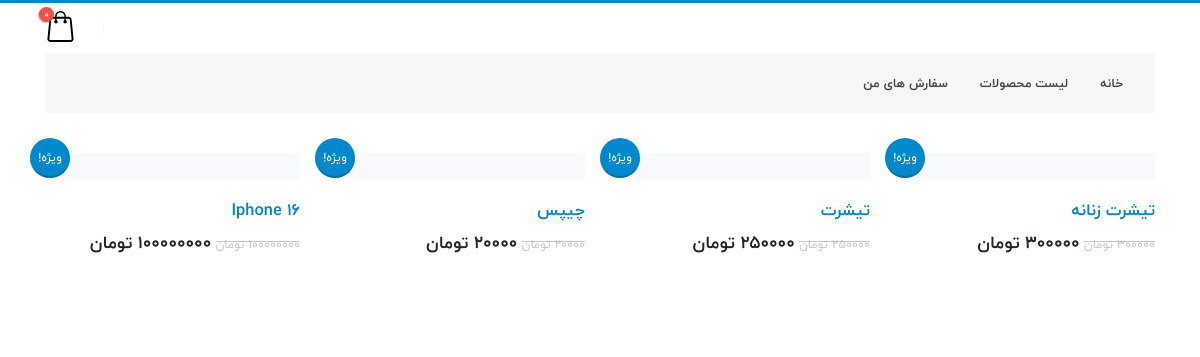
Before: /products/ with the older database file.
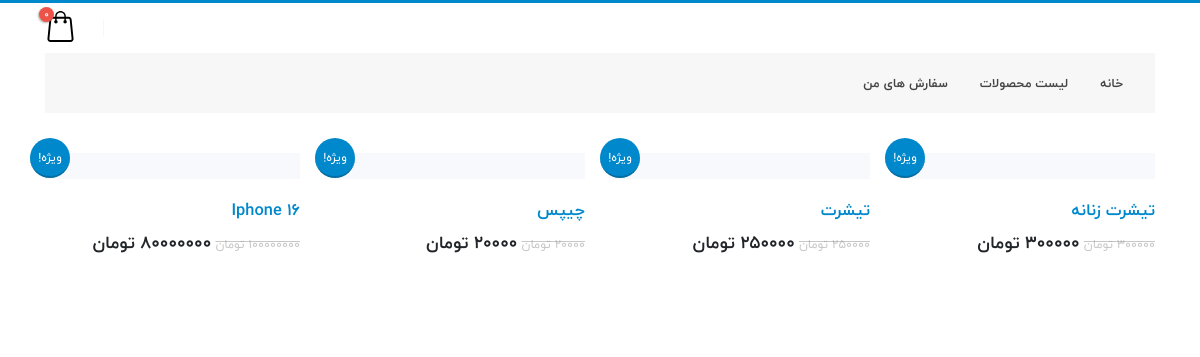
After: the same page with the newer database file.
### store/models.py (models this page shows, shortened)
class Product(models.Model):
    category = models.ForeignKey(Category, related_name='products', on_delete=models.CASCADE, verbose_name='دسته بندی')
    name = models.CharField(max_length=255, verbose_name='نام')
    slug = models.SlugField(max_length=255, verbose_name='اسلاگ')
    description = models.TextField(max_length=1200, verbose_name='توضیحات')
    inventory = models.PositiveIntegerField(default=0, verbose_name='موجودی')
    price = models.PositiveIntegerField(default=0, verbose_name='قیمت')
    weight = models.PositiveIntegerField(default=0, verbose_name='وزن')
    off = models.PositiveIntegerField(default=0, verbose_name='تخفیف')
    new_price = models.PositiveIntegerField(default=0, verbose_name='قیمت پس از تخفیف')
    created = models.DateTimeField(auto_now_add=True, verbose_name='زمان ایجاد')
    updated = models.DateTimeField(auto_now=True, verbose_name='زمان بروزرسانی')
    class Meta:
        ordering = ['-created']
        indexes = [
            models.Index(fields=['id', 'slug']),
            models.Index(fields=['name']),
            models.Index(fields=['-created']),
        ]
        verbose_name = 'محصول'
        verbose_name_plural = 'محصولات'
    def get_absolute_url(self):
        return reverse('store:product_detail', args=[self.id, self.slug])

### store/views.py (the view)
# urls.py: path('products/', views.product_list, name='product_list'),
def product_list(request, category_slug=None):
    category = None
    categories = Category.objects.all()
    products = Product.objects.all()
    if category_slug:
        category = get_object_or_404(Category, slug=category_slug)
        products = products.filter(category=category)
    context = {
        'category': category,
        'products': products,
        'categories': categories,
    }
    return render(request, "store/list.html", context)

### cart/cart.py (called while the page is built)
    def get_total_price(self):
        price = sum(item['price'] * item['quantity'] for item in self.cart.values())
        return price

    def __len__(self):
        return sum(item['quantity'] for item in self.cart.values())

### cart/context_processors.py (called while the page is built)
def cart(request):
    return {'cart': Cart(request)}

### store/models.py (called while the page is built)
    def get_absolute_url(self):
        return reverse('store:product_list_by_category', args=[self.slug])

### store/templates/store/list.html (shortened to what this page needs)
<!DOCTYPE html>
<html dir="rtl" lang="fa">
{% extends 'parent/base.html' %}
{% load static %}
{% block content %}
		<div class="body">
			<div role="main" class="main shop py-4">
				<div class="container">
					<div class="masonry-loader masonry-loader-showing">
						<div class="row products product-thumb-info-list" data-plugin-masonry data-plugin-options="{'layoutMode': 'fitRows'}">
                            {% for product in products %}
							<div class="col-12 col-sm-6 col-lg-3 product">
								<a href="{{ product.get_absolute_url }}">
									<span class="onsale">ویژه!</span>
								</a>
								<span class="product-thumb-info border-0">
									<a href="{{ product.get_absolute_url }}">
										<span class="product-thumb-info-image">
										</span>
									</a>
									<span class="product-thumb-info-content product-thumb-info-content pl-0 bg-color-light">
										<a href="{{ product.get_absolute_url }}">
											<h4 class="text-4 text-primary">{{ product.name }}</h4>
											<span class="price">
												<del><span class="amount">{{ product.price }} تومان</span></del>
												<ins><span class="amount text-dark font-weight-semibold">{{ product.new_price }} تومان</span></ins>
											</span>
										</a>
									</span>
								</span>
							</div>
                            {% endfor %}
						</div>
					</div>
				</div>
			</div>
		</div>
{% endblock %}

Changed rows visible on the page:
changed Product "Iphone 16": new_price (not shown) → "80000000"
